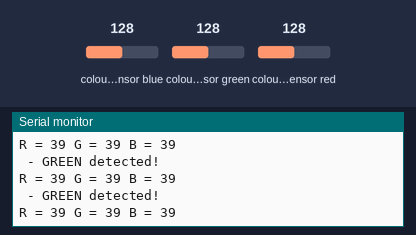
Bench run of a sketch on a simulated Arduino Uno, built with avr-gcc and run on an emulated ATmega328P. On the bench: the last lines printed to the serial monitor. Wiring (inferred from the names in the program): TCS3200 colour sensor: output pin 10; S2 pin 11; S3 pin 12; S0 pin 8; S1 pin 9. Inputs (shaded band) come from the test bench; at power-on: colour sensor green 128, colour sensor blue 128, colour sensor red 128.

Above: at 1.2 s.
1.3 s: colour sensor green set to 5
At 1.4 s:
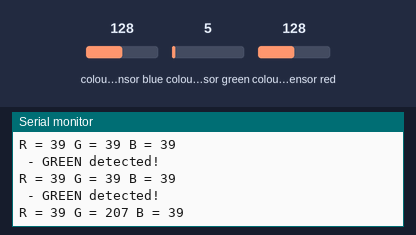
3.0 s: colour sensor blue set to 5
At 3.02 s:
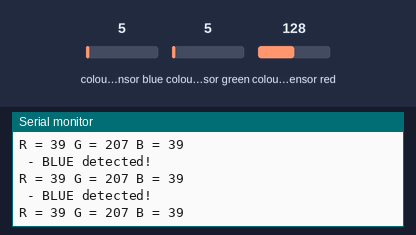
4.7 s: colour sensor red set to 5
At 4.75 s:
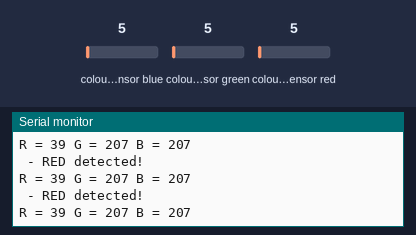

Measured:
- after the input at 1.3 s, the serial monitor: prints a new line at once (image 1)

The sketch:

tcs3200_colorsensor.ino
```cpp
#define S0 8
#define S1 9
#define S2 11
#define S3 12
#define sensorOut 10

// Stores frequency read by the photodiodes
int redFrequency = 0;
int greenFrequency = 0;
int blueFrequency = 0;
int redColor = 0;
int greenColor = 0;
int blueColor = 0;

void setup() {
  // Setting the outputs
  pinMode(S0, OUTPUT);
  pinMode(S1, OUTPUT);
  pinMode(S2, OUTPUT);
  pinMode(S3, OUTPUT);

  // Setting the sensorOut as an input
  pinMode(sensorOut, INPUT);

  // Setting frequency scaling to 20%
  digitalWrite(S0,HIGH);
  digitalWrite(S1,LOW);

   // Begins serial communication
  Serial.begin(9600);
}
void loop() {
  // Setting RED (R) filtered photodiodes to be read
  digitalWrite(S2,LOW);
  digitalWrite(S3,LOW);

  // Reading the output frequency
  redFrequency = pulseIn(sensorOut, LOW);
redColor = map(redFrequency, 30, 120, 255,0);

   // Printing the RED (R) value
  Serial.print("R = ");
  Serial.print(redFrequency);
 // delay(100);

  // Setting GREEN (G) filtered photodiodes to be read
  digitalWrite(S2,HIGH);
  digitalWrite(S3,HIGH);

  // Reading the output frequency
  greenFrequency = pulseIn(sensorOut, LOW);
   greenColor = map(greenFrequency, 95, 210, 255, 0);
  // Printing the GREEN (G) value
  Serial.print(" G = ");
  Serial.print(greenFrequency);
//21.1  delay(100);

  // Setting BLUE (B) filtered photodiodes to be read
  digitalWrite(S2,LOW);
  digitalWrite(S3,HIGH);

  // Reading the output frequency
  blueFrequency = pulseIn(sensorOut, LOW);
   blueColor = map(blueFrequency, 50, 160, 255, 0);

  // Printing the BLUE (B) value
  Serial.print(" B = ");
  Serial.println(blueFrequency);
  delay(100);
    if(redColor > greenColor && redColor > blueColor){
      Serial.println(" - RED detected!");
  }
  if(greenColor > redColor && greenColor > blueColor){
    Serial.println(" - GREEN detected!");
  }
  if(blueColor > redColor && blueColor > greenColor){
    Serial.println(" - BLUE detected!");
  }
}
```
